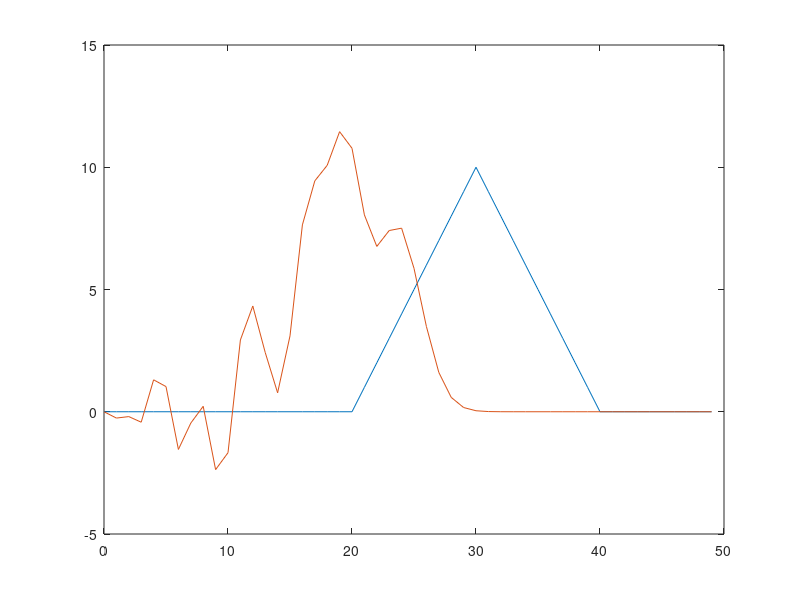

The MATLAB source for this figure:
M = 50;
dx = 0.05;  dt = 0.025;  vp = 1;
x = 0:M-1;
v(1:10) = x(1:10);
v(11:20) = 20-x(11:20);
v(21:M) = 0;
vs = v;
vftcs = v;
t = 0:20;
fh = figure(1);
for n=1:length(t)
    figure(1)
    plot(x,v,x,vftcs)
    getframe();
    v(2:M) = v(1:M-1);
    vftcs(2:M-1) = vs(2:M-1)-(vp*dt/2/dx).*(vs(3:M)-vs(1:M-2));
    vs = vftcs;
end